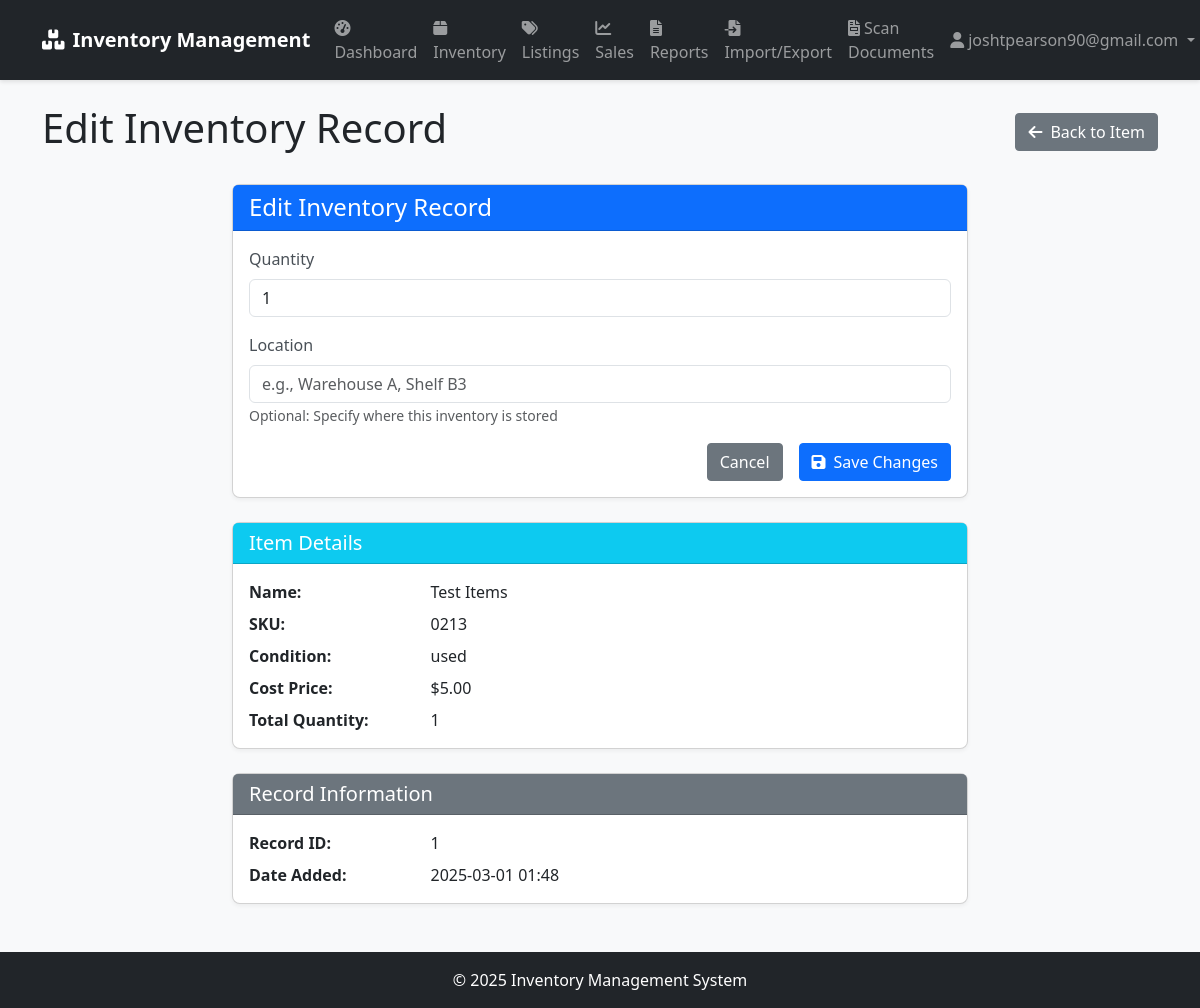
Page /inventory/record/1/edit (signed in) on the committed database.
### app/models/user.py (models this page shows, shortened)
class User(UserMixin, db.Model):
    __tablename__ = 'users'
    id = db.Column(db.Integer, primary_key=True)
    username = db.Column(db.String(64), unique=True, index=True)
    email = db.Column(db.String(120), unique=True, index=True)
    password_hash = db.Column(db.String(128))
    role = db.Column(db.String(20), default='user')  # 'admin', 'manager', 'user'
    created_at = db.Column(db.DateTime, default=datetime.utcnow)
    last_login = db.Column(db.DateTime)
    def is_admin(self):
        return self.role == 'admin'

### app/models/inventory.py (models this page shows, shortened)
class InventoryRecord(db.Model):
    __tablename__ = 'inventory_records'
    id = db.Column(db.Integer, primary_key=True)
    item_id = db.Column(db.Integer, db.ForeignKey('items.id'), nullable=False)
    quantity = db.Column(db.Integer, default=0)
    location = db.Column(db.String(100))  # warehouse, shelf, etc.
    date_added = db.Column(db.DateTime, default=datetime.utcnow)

class Item(db.Model):
    __tablename__ = 'items'
    id = db.Column(db.Integer, primary_key=True)
    name = db.Column(db.String(100), nullable=False)
    description = db.Column(db.Text)
    sku = db.Column(db.String(50), unique=True, index=True)
    condition = db.Column(db.String(50))  # new, used, refurbished, etc.
    cost_price = db.Column(db.Float, nullable=False)
    created_at = db.Column(db.DateTime, default=datetime.utcnow)
    updated_at = db.Column(db.DateTime, default=datetime.utcnow, onupdate=datetime.utcnow)
    inventory_records = db.relationship('InventoryRecord', backref='item', lazy='dynamic')
    listings = db.relationship('Listing', backref='item', lazy='dynamic')
    def current_quantity(self):
        return sum(record.quantity for record in self.inventory_records)

### app/routes/inventory.py (the view, shortened to what this page needs)
@inventory_bp.route('/record/<int:record_id>/edit', methods=['GET', 'POST'])
@login_required
def edit_inventory_record(record_id):
    record = InventoryRecord.query.get_or_404(record_id)
    return render_template('inventory/edit_record.html', record=record)

### app/models/user.py (called while the page is built)
@login_manager.user_loader
def load_user(user_id):
    return User.query.get(int(user_id))

### app/templates/inventory/edit_record.html (shortened to what this page needs)
{% extends "base.html" %}
{% block content %}
<div class="d-flex justify-content-between align-items-center mb-4">
    <h1>Edit Inventory Record</h1>
    <a href="{{ url_for('inventory.view_item', item_id=record.item_id) }}" class="btn btn-secondary">
        <i class="fas fa-arrow-left me-2"></i>Back to Item
    </a>
</div>
<div class="row">
    <div class="col-md-8 offset-md-2">
        <div class="card">
            <div class="card-header bg-primary text-white">
                <h4 class="mb-0">Edit Inventory Record</h4>
            </div>
            <div class="card-body">
                <form method="POST" action="{{ url_for('inventory.edit_inventory_record', record_id=record.id) }}" class="needs-validation" novalidate>
                    <div class="mb-3">
                        <label for="quantity" class="form-label">Quantity</label>
                        <input type="number" class="form-control" id="quantity" name="quantity" min="0" value="{{ record.quantity }}" required>
                    </div>
                    <div class="mb-3">
                        <label for="location" class="form-label">Location</label>
                        <input type="text" class="form-control" id="location" name="location" value="{{ record.location or '' }}" placeholder="e.g., Warehouse A, Shelf B3">
                        <small class="text-muted">Optional: Specify where this inventory is stored</small>
                    </div>
                    <div class="d-grid gap-2 d-md-flex justify-content-md-end">
                        <a href="{{ url_for('inventory.view_item', item_id=record.item_id) }}" class="btn btn-secondary me-md-2">Cancel</a>
                        <button type="submit" class="btn btn-primary">
                            <i class="fas fa-save me-2"></i>Save Changes
                        </button>
                    </div>
                </form>
            </div>
        </div>
        <div class="card mt-4">
            <div class="card-header bg-info text-white">
                <h5 class="mb-0">Item Details</h5>
            </div>
            <div class="card-body">
                <div class="row mb-2">
                    <div class="col-md-3 fw-bold">Name:</div>
                    <div class="col-md-9">{{ record.item.name }}</div>
                </div>
                <div class="row mb-2">
                    <div class="col-md-3 fw-bold">SKU:</div>
                    <div class="col-md-9">{{ record.item.sku }}</div>
                </div>
                <div class="row mb-2">
                    <div class="col-md-3 fw-bold">Condition:</div>
                    <div class="col-md-9">{{ record.item.condition }}</div>
                </div>
                <div class="row mb-2">
                    <div class="col-md-3 fw-bold">Cost Price:</div>
                    <div class="col-md-9">${{ "%.2f"|format(record.item.cost_price) }}</div>
                </div>
                <div class="row">
                    <div class="col-md-3 fw-bold">Total Quantity:</div>
                    <div class="col-md-9">{{ record.item.current_quantity() }}</div>
                </div>
            </div>
        </div>
        <div class="card mt-4">
            <div class="card-header bg-secondary text-white">
                <h5 class="mb-0">Record Information</h5>
            </div>
            <div class="card-body">
                <div class="row mb-2">
                    <div class="col-md-3 fw-bold">Record ID:</div>
                    <div class="col-md-9">{{ record.id }}</div>
                </div>
                <div class="row">
                    <div class="col-md-3 fw-bold">Date Added:</div>
                    <div class="col-md-9">{{ record.date_added.strftime('%Y-%m-%d %H:%M') }}</div>
                </div>
            </div>
        </div>
    </div>
</div>
{% endblock %}

### app/templates/base.html (shortened to what this page needs)
<!DOCTYPE html>
<html lang="en">
<head>
    <link href="https://cdn.jsdelivr.net/npm/bootstrap@5.3.0/dist/css/bootstrap.min.css" rel="stylesheet">
    <link rel="stylesheet" href="https://cdnjs.cloudflare.com/ajax/libs/font-awesome/6.0.0/css/all.min.css">
    <link rel="stylesheet" href="{{ url_for('static', filename='css/style.css') }}">
</head>
<body>
    <nav class="navbar navbar-expand-lg navbar-dark bg-dark">
        <div class="container">
            <a class="navbar-brand" href="{{ url_for('main.index') }}">
                <i class="fas fa-boxes me-2"></i>Inventory Management
            </a>
            <div class="collapse navbar-collapse" id="navbarNav">
                <ul class="navbar-nav me-auto">
                    {% if current_user.is_authenticated %}
                    <li class="nav-item">
                        <a class="nav-link" href="{{ url_for('main.dashboard') }}">
                            <i class="fas fa-tachometer-alt me-1"></i>Dashboard
                        </a>
                    </li>
                    <li class="nav-item">
                        <a class="nav-link" href="{{ url_for('inventory.index') }}">
                            <i class="fas fa-box me-1"></i>Inventory
                        </a>
                    </li>
                    <li class="nav-item">
                        <a class="nav-link" href="{{ url_for('sales.index') }}">
                            <i class="fas fa-tags me-1"></i>Listings
                        </a>
                    </li>
                    <li class="nav-item">
                        <a class="nav-link" href="{{ url_for('sales.dashboard') }}">
                            <i class="fas fa-chart-line me-1"></i>Sales
                        </a>
                    </li>
                    <li class="nav-item">
                        <a class="nav-link" href="{{ url_for('reports.index') }}">
                            <i class="fas fa-file-alt me-1"></i>Reports
                        </a>
                    </li>
                    <li class="nav-item">
                        <a class="nav-link" href="{{ url_for('import_export.index') }}">
                            <i class="fas fa-file-import me-1"></i>Import/Export
                        </a>
                    </li>
                    <li class="nav-item">
                        <a class="nav-link" href="{{ url_for('documents.index') }}">
                            <i class="fas fa-file-invoice me-1"></i>Scan Documents
                        </a>
                    </li>
                    {% endif %}
                </ul>
                <ul class="navbar-nav">
                    {% if current_user.is_authenticated %}
                    <li class="nav-item dropdown">
                        <a class="nav-link dropdown-toggle" href="#" id="userDropdown" role="button" data-bs-toggle="dropdown">
                            <i class="fas fa-user me-1"></i>{{ current_user.username }}
                        </a>
                    </li>
                    {% endif %}
                </ul>
            </div>
        </div>
    </nav>
    <div class="container mt-4">
        {% block content %}{% endblock %}
    </div>
    <footer class="bg-dark text-white mt-5 py-3">
        <div class="container text-center">
            <p class="mb-0">&copy; 2025 Inventory Management System</p>
        </div>
    </footer>
</body>
</html>

### app/static/css/style.css (style rules this page uses)
body { font-family: 'Segoe UI', Tahoma, Geneva, Verdana, sans-serif; background-color: #f8f9fa; }
.card { border-radius: 8px; box-shadow: 0 2px 4px rgba(0, 0, 0, 0.05); transition: transform 0.2s, box-shadow 0.2s; }
.card-header { border-top-left-radius: 8px; border-top-right-radius: 8px; font-weight: 600; }
.form-label { font-weight: 500; color: #495057; }
.btn { border-radius: 4px; font-weight: 500; }
.btn-primary { background-color: #0d6efd; border-color: #0d6efd; }
.navbar { box-shadow: 0 2px 4px rgba(0, 0, 0, 0.1); }
.navbar-brand { font-weight: 600; }
.nav-link { font-weight: 500; }
footer { margin-top: 3rem; }

### rows in the picture
User: username "joshtpearson90@gmail.com"
InventoryRecord: quantity "1", item.current_quantity "1", id "1", date_added "2025-03-01 01:48"
Item: item.name "Test Items", item.sku "0213", item.condition "used", item.cost_price "5.00"
